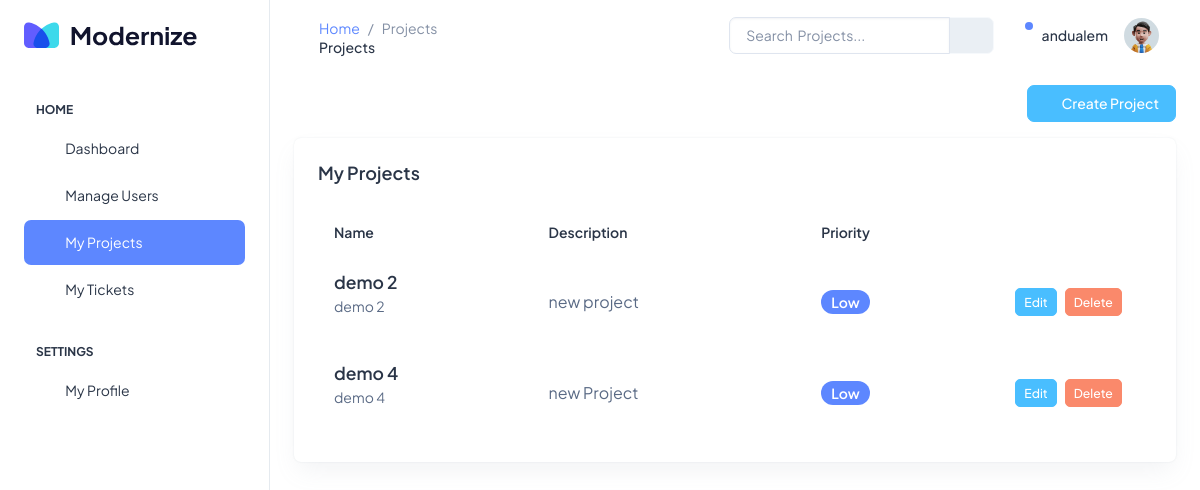
The page /projects/ on the database as committed earlier.
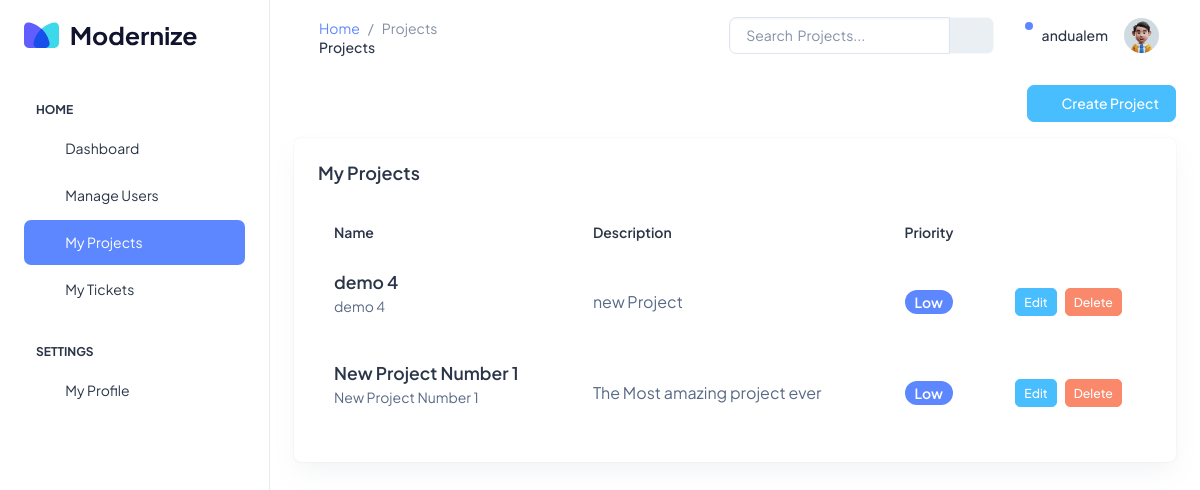
The same page on the database as committed later.
### projects/models.py (models this page shows, shortened)
class Project(models.Model):
    name = models.CharField(max_length=200, blank=False)
    description = models.TextField()
    email = models.EmailField()

### projects/views.py (the view)
# urls.py: path("", views.ProjectsListView.as_view(), name="projects"),
class ProjectsListView(ListView):
    template_name = "projects/index.html"
    model = Project
    context_object_name = "projects"

### projects/templates/projects/index.html (shortened to what the changed rows need)
{% extends 'base.html' %}
{% load static %}
{% block content %}
<div class="row">
    <div class="col d-flex align-items-stretch">
        <div class="card w-100">
            <div class="card-body p-4">
                <div class="table-responsive">
                    <table class="table text-nowrap mb-0 align-middle">
                        <thead class="text-dark fs-4">
                            <tr>
                                <th class="border-bottom-0">
                                    <h6 class="fw-semibold mb-0">Name</h6>
                                </th>
                                <th class="border-bottom-0">
                                    <h6 class="fw-semibold mb-0">
                                        Description
                                    </h6>
                                </th>
                                <th class="border-bottom-0">
                                    <h6 class="fw-semibold mb-0">Priority</h6>
                                </th>
                                <th
                                    class="border-bottom-0"
                                    style="width: 20%"
                                ></th>
                            </tr>
                        </thead>
                        <tbody>
                            {% for project in projects %}
                            <tr>
                                <td class="border-bottom-0">
                                    <a
                                        href="{% url 'detail_project' project.id%}"
                                    >
                                        <h5 class="fw-semibold mb-1">
                                            {{project.name}}
                                        </h5>
                                    </a>
                                    <p class="fw-normal">
                                        <small>{{project.name}}</small>
                                    </p>
                                </td>
                                <td class="border-bottom-0">
                                    <p class="mb-0 fw-normal">
                                        {{project.description}}
                                    </p>
                                </td>
                                <td class="border-bottom-0">
                                    <div
                                        class="d-flex align-items-center gap-2"
                                    >
                                        <span
                                            class="badge bg-primary rounded-3 fw-semibold"
                                            >Low</span
                                        >
                                    </div>
                                </td>
                                <td class="border-bottom-0">
                                    <div
                                        class="d-flex align-items-center justify-content-center gap-2"
                                    >
                                        <a
                                            href="{% url 'edit_project' project.id%}"
                                            class="btn btn-secondary btn-sm"
                                            >Edit</a
                                        >
                                        <button
                                            class="btn btn-danger btn-sm"
                                            data-bs-toggle="modal"
                                            data-bs-target="#exampleModal"
                                        >
                                            Delete
                                        </button>
                                    </div>
                                </td>
                            </tr>
                            {% endfor %}
                        </tbody>
                    </table>
                </div>
            </div>
        </div>
    </div>
</div>
{% endblock content %}

Rows that differ between the two databases and show on the page:
removed Project: name "demo 2", description "new project"
added Project: name "New Project Number 1", description "The Most amazing project ever"
